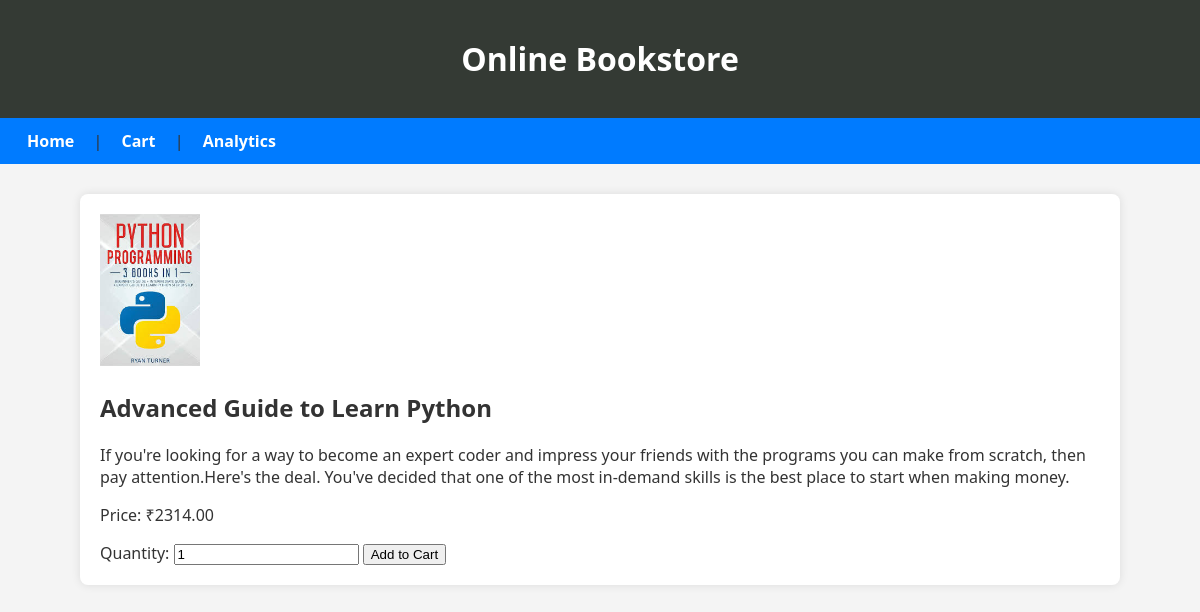
Screenshot of /book/1/ with the database file from the repository.
### bookstore/models.py (models this page shows, shortened)
class Book(models.Model):
    title = models.CharField(max_length=200)
    author = models.CharField(max_length=100)
    price = models.DecimalField(max_digits=6, decimal_places=2)
    description = models.TextField()
    category = models.CharField(max_length=50)
    stock = models.PositiveBigIntegerField()
    image = models.ImageField(upload_to='books/', blank=True)

### bookstore/views.py (the view)
# urls.py: path('book/<int:book_id>/',views.book_detail,name='book_detail'),
def book_detail(request, book_id):
    book = get_object_or_404(Book, id=book_id)
    return render(request, 'book_detail.html', {'book': book})

### templates/book_detail.html (shortened to what this page needs)
{% extends 'base.html' %}
{% load static %}
{% block content %}
{% if book.image %}
    <img src="{{book.image.url}}" alt="{{ book.title}}" style="max-width: 100px;">
{% else %}
    <p>No image available.</p>
{% endif %}
<h2>{{ book.title }}</h2>
<p>{{ book.description }}</p>
<p>Price: ₹{{ book.price }}</p>
<form method="post" action="{% url 'add_to_cart' book.id %}">
    <label>Quantity: </label>
    <input type="number" name="quantity" min="1" value="1">
    <button type="submit"> Add to Cart </button>
</form>
{% endblock %}

### static/styles.css (style rules this page uses)
body { font-family: 'Segoe UI', sans-serif; background-color: #f4f4f4; margin: 0; padding: 0; color: #333; }

### rows the page displays
Book: image (picture), title "Advanced Guide to Learn Python", description "If you're looking for a way to become an expert coder and impress your friends with the programs you can make from scratch, then pay attention.Here's the deal. You've decided that one of the most in-demand skills is the best place to start when making money.", price "2314.00"
